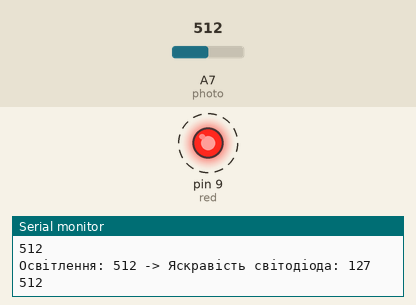
This sketch was run on a simulated Arduino Nano, built with avr-gcc and run on an emulated ATmega328P. Parts: output pins drawn as LEDs (lit = HIGH), the last lines printed to the serial monitor. Dashed ring = blinking. The test bench sets the inputs (shaded band); at power-on: A7 (photo) = 512.

Above: at 1.09 s.
1.3 s: A7 (photo) set to 6
4.3 s: A7 (photo) set to 3
At 5.4 s:
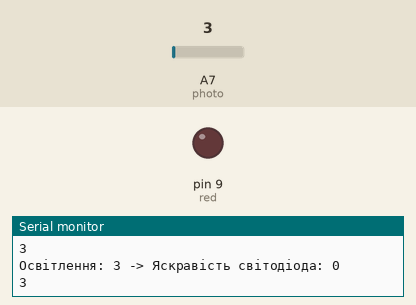
7.3 s: A7 (photo) set to 110
At 7.54 s:
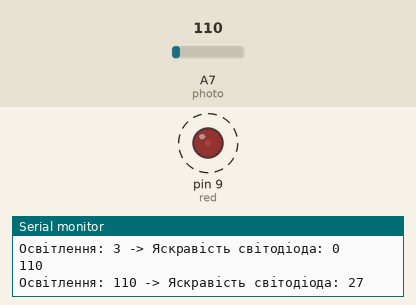
10.3 s: A7 (photo) set to 716
At 10.66 s:
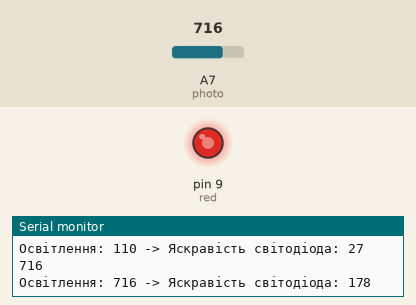
13.3 s: A7 (photo) set to 511
At 13.58 s:
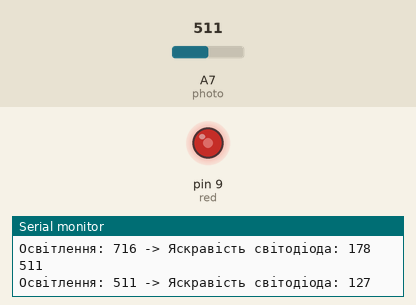
16.3 s: A7 (photo) set to 0
Timing chart, 0 to 18.8 s (numbered marks = the images above; inputs shaded):
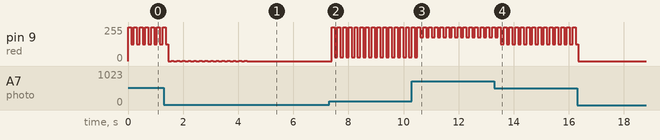

The sketch:

LedDigitalControl.ino
```cpp
int photo = A7;
int red = 9;
int threshold = 100;

void setup() {
  pinMode(red, OUTPUT);
  Serial.begin(9600);
}

void loop() {
  int lightLevel = analogRead(photo);
  Serial.println(lightLevel);

  if (lightLevel > threshold) {
    digitalWrite(red, HIGH);
  } else {
    digitalWrite(red, LOW);
  }

  delay(100);
  int brightness = map(lightLevel, 0, 1023, 0, 255);


  Serial.print("Освiтлення: ");
  Serial.print(lightLevel);
  Serial.print(" -> Яскравiсть свiтодiода: ");
  Serial.println(brightness);


  analogWrite(red, brightness);

  delay(100);
}
```

Measured:
- the behaviour switches between 5 and 4 on A7 (photo) (found by bisection; images 0 and 1)
- after the input at 4.3 s, pin 9 (red): goes on until 4.3 s, then stays 0/255
- after the input at 7.3 s, pin 9 (red): alternates 255/255 for 0.11 s and 27/255 for 0.10 s, starting after 0.09 s
- by itself, pin 9 (red): repeats every 0.20 s: 0/255 0.10 s, 1/255 0.10 s
